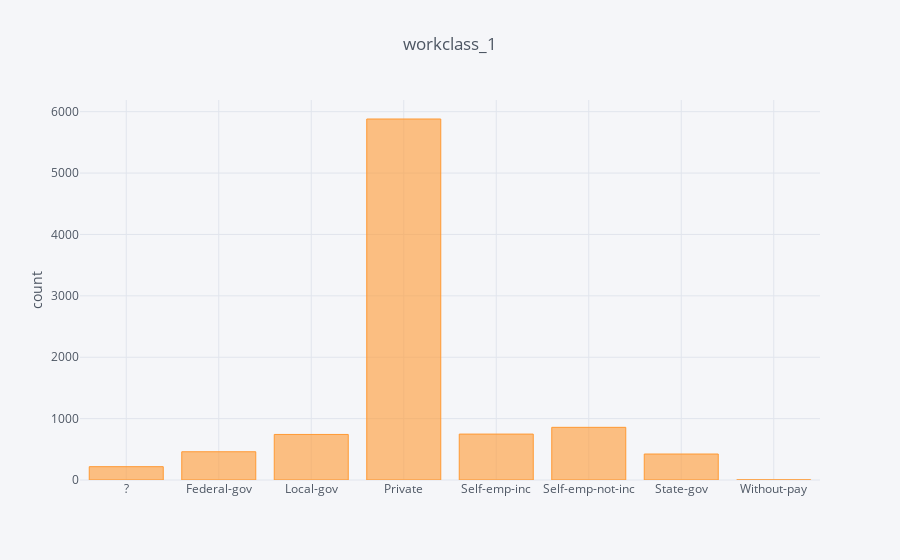

The notebook cell this image was saved under:
### Code cell
workclass_1.iplot(kind='bar', yTitle='count', title='workclass_1',filename='workclass_1')

### Figure 1 — Plotly figure (JSON) as saved in the notebook; plotly's stock layout.template omitted (floating-point values rounded to 4 significant figures)
{"data": [{"marker": {"color": "rgba(255, 153, 51, 0.6)", "line": {"color": "rgba(255, 153, 51, 1.0)", "width": 1}}, "name": "workclass", "orientation": "v", "text": "", "type": "bar", "uid": "d4f3cc37-63db-4263-87dc-066ac9375779", "x": ["?", "Federal-gov", "Local-gov", "Private", "Self-emp-inc", "Self-emp-not-inc", "State-gov", "Without-pay"], "y": [217, 460, 742, 5881, 748, 858, 423, 2]}], "layout": {"legend": {"bgcolor": "#F5F6F9", "font": {"color": "#4D5663"}}, "paper_bgcolor": "#F5F6F9", "plot_bgcolor": "#F5F6F9", "title": {"font": {"color": "#4D5663"}, "text": "workclass_1"}, "xaxis": {"gridcolor": "#E1E5ED", "showgrid": true, "tickfont": {"color": "#4D5663"}, "title": {"font": {"color": "#4D5663"}, "text": ""}, "zerolinecolor": "#E1E5ED"}, "yaxis": {"gridcolor": "#E1E5ED", "showgrid": true, "tickfont": {"color": "#4D5663"}, "title": {"font": {"color": "#4D5663"}, "text": "count"}, "zerolinecolor": "#E1E5ED"}}}
